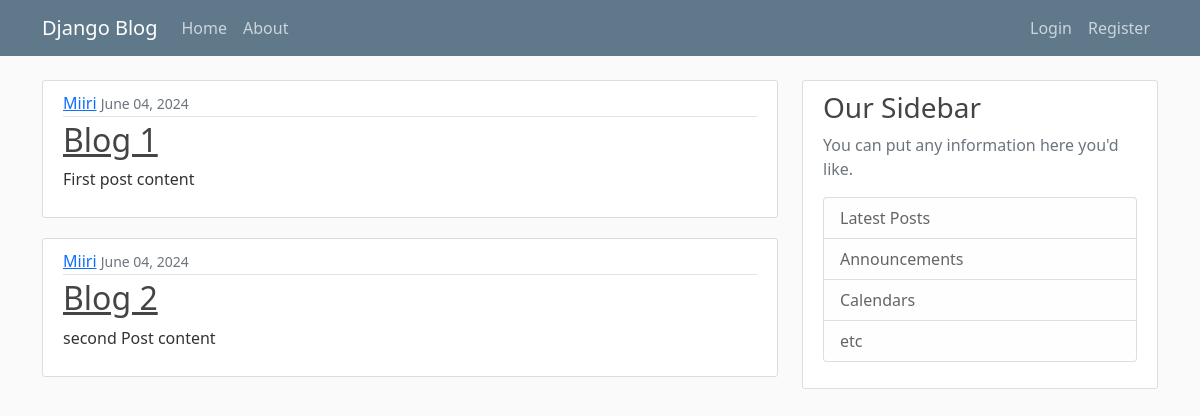
The page / on the database its author committed.
### blog/models.py (models this page shows, shortened)
class Post(models.Model):
    title = models.CharField(max_length=100)
    content = models.TextField()
    date_posted = models.DateTimeField(default=timezone.now)
    author = models.ForeignKey(User, on_delete=models.CASCADE)

### blog/views.py (the view)
# urls.py: path('', views.home, name = 'blog-home'),
def home(request):
    context = {
        'posts': Post.objects.all()
    }
    return render(request, 'blog/home.html', context)

### blog/templates/blog/home.html
{% extends "blog/base.html" %}
{% block content%}
    {% for post in posts %}
        <article class="media content-section">
            <div class="media-body">
            <div class="article-metadata">
                <a class="mr-2" href="#">{{ post.author }}</a>
                <small class="text-muted">{{ post.date_posted| date:"F d, Y" }}</small>
            </div>
            <h2><a class="article-title" href="#">{{ post.title }}</a></h2>
            <p class="article-content">{{ post.content }}</p>
            </div>
        </article>
    {% endfor %}
{% endblock content %}

### blog/static/blog/main.css (style rules this page uses)
body { background: #fafafa; color: #333333; margin-top: 5rem; }
h1, h2, h3, h4, h5, h6 { color: #444444; }
.content-section { background: #ffffff; padding: 10px 20px; border: 1px solid #dddddd; border-radius: 3px; margin-bottom: 20px; }
.article-title { color: #444444; }
.article-content { white-space: pre-line; }
.article-metadata { padding-bottom: 1px; margin-bottom: 4px; border-bottom: 1px solid #e3e3e3 }

### rows shown on the page
Post: author "Miiri", date_posted "June 04, 2024", title "Blog 1", content "First post content"
Post: author "Miiri", date_posted "June 04, 2024", title "Blog 2", content "second Post content"
